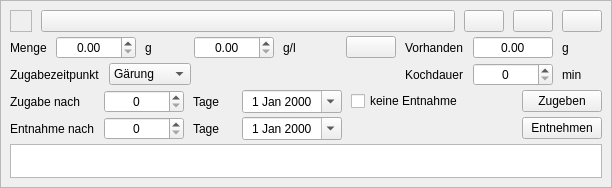
<?xml version="1.0" encoding="UTF-8"?>
<ui version="4.0">
 <class>WdgWeitereZutatGabe</class>
 <widget class="QWidget" name="WdgWeitereZutatGabe">
  <property name="geometry">
   <rect>
    <x>0</x>
    <y>0</y>
    <width>612</width>
    <height>188</height>
   </rect>
  </property>
  <property name="autoFillBackground">
   <bool>true</bool>
  </property>
  <layout class="QVBoxLayout" name="verticalLayout">
   <property name="spacing">
    <number>4</number>
   </property>
   <property name="leftMargin">
    <number>0</number>
   </property>
   <property name="topMargin">
    <number>0</number>
   </property>
   <property name="rightMargin">
    <number>0</number>
   </property>
   <property name="bottomMargin">
    <number>0</number>
   </property>
   <item>
    <widget class="QFrame" name="frame">
     <property name="frameShape">
      <enum>QFrame::StyledPanel</enum>
     </property>
     <layout class="QVBoxLayout" name="verticalLayout_2">
      <property name="spacing">
       <number>4</number>
      </property>
      <item>
       <layout class="QHBoxLayout" name="horizontalLayout_7">
        <property name="spacing">
         <number>9</number>
        </property>
        <item>
         <widget class="QFrame" name="frameColor">
          <property name="minimumSize">
           <size>
            <width>22</width>
            <height>22</height>
           </size>
          </property>
          <property name="maximumSize">
           <size>
            <width>22</width>
            <height>22</height>
           </size>
          </property>
          <property name="focusPolicy">
           <enum>Qt::ClickFocus</enum>
          </property>
          <property name="autoFillBackground">
           <bool>true</bool>
          </property>
          <property name="frameShape">
           <enum>QFrame::StyledPanel</enum>
          </property>
         </widget>
        </item>
        <item>
         <widget class="QPushButton" name="btnZutat">
          <property name="sizePolicy">
           <sizepolicy hsizetype="Expanding" vsizetype="Fixed">
            <horstretch>0</horstretch>
            <verstretch>0</verstretch>
           </sizepolicy>
          </property>
          <property name="toolTip">
           <string>&lt;html&gt;&lt;head/&gt;&lt;body&gt;&lt;p&gt;Hier wird die &lt;span style=&quot; font-weight:600;&quot;&gt;Weitere Zutat &lt;/span&gt;angezeigt. Sie kann mit Klick auf den Button rechts gelöscht werden.&lt;/p&gt;&lt;/body&gt;&lt;/html&gt;</string>
          </property>
         </widget>
        </item>
        <item>
         <widget class="QPushButton" name="btnNachOben">
          <property name="toolTip">
           <string>&lt;html&gt;&lt;head/&gt;&lt;body&gt;&lt;p&gt;Hiermit wird eine Zutat in der Liste nach oben verschoben.&lt;/p&gt;&lt;/body&gt;&lt;/html&gt;</string>
          </property>
          <property name="icon">
           <iconset resource="../images.qrc">
            <normaloff>:/images/nach_oben.svg</normaloff>:/images/nach_oben.svg</iconset>
          </property>
         </widget>
        </item>
        <item>
         <widget class="QPushButton" name="btnNachUnten">
          <property name="toolTip">
           <string>&lt;html&gt;&lt;head/&gt;&lt;body&gt;&lt;p&gt;Hiermit wird eine Zutat in der Liste nach unten verschoben.&lt;/p&gt;&lt;/body&gt;&lt;/html&gt;</string>
          </property>
          <property name="icon">
           <iconset resource="../images.qrc">
            <normaloff>:/images/nach_unten.svg</normaloff>:/images/nach_unten.svg</iconset>
          </property>
         </widget>
        </item>
        <item>
         <widget class="QPushButton" name="btnLoeschen">
          <property name="toolTip">
           <string>&lt;html&gt;&lt;head/&gt;&lt;body&gt;&lt;p&gt;Mit diesem Button wird die Weitere Zutat links aus dem Rezept gelöscht.&lt;/p&gt;&lt;p&gt;&lt;span style=&quot; font-weight:600; color:#fc0107;&quot;&gt;Achtung: &lt;/span&gt;Dies kann nicht rückgängig gemacht werden, es sei denn man beendet das Programm und bestätigt dabei, dass alle Änderungen der Sitzung verworfen werden. Die Zutat bleibt in der Rohstoffliste erhalten.&lt;/p&gt;&lt;/body&gt;&lt;/html&gt;</string>
          </property>
          <property name="icon">
           <iconset resource="../images.qrc">
            <normaloff>:/images/close_button.svg</normaloff>:/images/close_button.svg</iconset>
          </property>
         </widget>
        </item>
       </layout>
      </item>
      <item>
       <layout class="QHBoxLayout" name="horizontalLayout_8">
        <property name="spacing">
         <number>9</number>
        </property>
        <item>
         <widget class="QLabel" name="label_3">
          <property name="text">
           <string>Menge</string>
          </property>
         </widget>
        </item>
        <item>
         <widget class="DoubleSpinBox" name="tbMengeTotal">
          <property name="minimumSize">
           <size>
            <width>80</width>
            <height>0</height>
           </size>
          </property>
          <property name="toolTip">
           <string>&lt;html&gt;&lt;head/&gt;&lt;body&gt;&lt;p&gt;In diesem Feld gibt der Kleine Brauhelfer die &lt;span style=&quot; font-weight:600;&quot;&gt;Gesamtmenge&lt;/span&gt; für die &lt;span style=&quot; font-weight:600;&quot;&gt;Weitere Zutat &lt;/span&gt;berechnet auf die Ausschlagmenge im Rezept an. &lt;span style=&quot; font-weight:600;&quot;&gt;Ausschlagmenge&lt;/span&gt; meint hier die anfangs definierte &lt;span style=&quot; font-weight:600;&quot;&gt;Jungbiermenge&lt;/span&gt;.&lt;/p&gt;&lt;p&gt;&lt;span style=&quot; font-weight:600; color:#fc0107;&quot;&gt;Achtung:&lt;/span&gt; Wie jedes Rezept ist dies eine Kalkulation. Spätere Verluste, Abweichungen werden nicht berücksicht.&lt;/p&gt;&lt;/body&gt;&lt;/html&gt;</string>
          </property>
          <property name="alignment">
           <set>Qt::AlignCenter</set>
          </property>
          <property name="decimals">
           <number>2</number>
          </property>
          <property name="minimum">
           <double>0.000000000000000</double>
          </property>
          <property name="maximum">
           <double>9999.000000000000000</double>
          </property>
          <property name="singleStep">
           <double>1.000000000000000</double>
          </property>
         </widget>
        </item>
        <item>
         <widget class="QLabel" name="lblEinheit">
          <property name="minimumSize">
           <size>
            <width>40</width>
            <height>0</height>
           </size>
          </property>
          <property name="text">
           <string>g</string>
          </property>
         </widget>
        </item>
        <item>
         <widget class="DoubleSpinBox" name="tbMenge">
          <property name="minimumSize">
           <size>
            <width>80</width>
            <height>0</height>
           </size>
          </property>
          <property name="toolTip">
           <string>&lt;html&gt;&lt;head/&gt;&lt;body&gt;&lt;p&gt;In diesem Feld wird die Menge &lt;span style=&quot; font-weight:600;&quot;&gt;Weiterer Zutaten &lt;/span&gt;in &lt;span style=&quot; font-weight:600;&quot;&gt;Gramm pro Liter&lt;/span&gt; angegeben.&lt;/p&gt;&lt;p&gt;&lt;span style=&quot; font-weight:600; color:#fc0107;&quot;&gt;Achtung: &lt;/span&gt;Der Kleine Brauhelder berechnet&lt;span style=&quot; font-weight:600;&quot;/&gt;Zutaten&lt;span style=&quot; font-weight:600;&quot;&gt; allein und ausschließlich&lt;/span&gt; für die &lt;span style=&quot; font-weight:600;&quot;&gt;Gesamtmenge&lt;/span&gt; des Rezeptes. Die Gesamtmenge meint allein die definierte &lt;span style=&quot; font-weight:600;&quot;&gt;Jungbiermenge&lt;/span&gt; des Rezeptes wie im Tab Rezept am Anfang der Rezepterstellung festgelegt.&lt;/p&gt;&lt;/body&gt;&lt;/html&gt;</string>
          </property>
          <property name="alignment">
           <set>Qt::AlignCenter</set>
          </property>
          <property name="decimals">
           <number>2</number>
          </property>
          <property name="minimum">
           <double>0.000000000000000</double>
          </property>
          <property name="maximum">
           <double>9999.000000000000000</double>
          </property>
          <property name="singleStep">
           <double>0.100000000000000</double>
          </property>
         </widget>
        </item>
        <item>
         <widget class="QLabel" name="lblEinheitProLiter">
          <property name="minimumSize">
           <size>
            <width>40</width>
            <height>0</height>
           </size>
          </property>
          <property name="text">
           <string>g/l</string>
          </property>
         </widget>
        </item>
        <item>
         <spacer name="horizontalSpacer_3">
          <property name="orientation">
           <enum>Qt::Horizontal</enum>
          </property>
          <property name="sizeHint" stdset="0">
           <size>
            <width>40</width>
            <height>20</height>
           </size>
          </property>
         </spacer>
        </item>
        <item>
         <widget class="QPushButton" name="btnAufbrauchen">
          <property name="minimumSize">
           <size>
            <width>50</width>
            <height>0</height>
           </size>
          </property>
          <property name="maximumSize">
           <size>
            <width>50</width>
            <height>16777215</height>
           </size>
          </property>
          <property name="toolTip">
           <string>&lt;html&gt;&lt;head/&gt;&lt;body&gt;&lt;p&gt;Ein Klick auf den Pfeil trägt die &lt;span style=&quot; font-weight:600;&quot;&gt;gesamte Menge&lt;/span&gt; der Zutat aus der Rohstoffliste ein.&lt;/p&gt;&lt;p&gt;Diese Funktion macht Sinn bei Restbeständen, bei größeren Mengen verständlicherweise nicht.&lt;/p&gt;&lt;/body&gt;&lt;/html&gt;</string>
          </property>
          <property name="icon">
           <iconset resource="../images.qrc">
            <normaloff>:/images/uebertrag_links.svg</normaloff>:/images/uebertrag_links.svg</iconset>
          </property>
         </widget>
        </item>
        <item>
         <widget class="QLabel" name="lblVorhanden">
          <property name="text">
           <string>Vorhanden</string>
          </property>
         </widget>
        </item>
        <item>
         <widget class="DoubleSpinBox" name="tbVorhanden">
          <property name="minimumSize">
           <size>
            <width>80</width>
            <height>0</height>
           </size>
          </property>
          <property name="toolTip">
           <string>&lt;html&gt;&lt;head/&gt;&lt;body&gt;&lt;p&gt;In diesem Feld zeigt der Kleine Brauhelfer die vorhandene Menge für die &lt;span style=&quot; font-weight:600;&quot;&gt;Weitere Zutat&lt;/span&gt; im Tab Rohstoffe an.&lt;/p&gt;&lt;/body&gt;&lt;/html&gt;</string>
          </property>
          <property name="alignment">
           <set>Qt::AlignCenter</set>
          </property>
          <property name="readOnly">
           <bool>true</bool>
          </property>
          <property name="buttonSymbols">
           <enum>QAbstractSpinBox::NoButtons</enum>
          </property>
          <property name="maximum">
           <double>9999.000000000000000</double>
          </property>
          <property name="singleStep">
           <double>0.100000000000000</double>
          </property>
         </widget>
        </item>
        <item>
         <widget class="QLabel" name="lblEinheit2">
          <property name="minimumSize">
           <size>
            <width>40</width>
            <height>0</height>
           </size>
          </property>
          <property name="text">
           <string>g</string>
          </property>
         </widget>
        </item>
       </layout>
      </item>
      <item>
       <widget class="QWidget" name="wdgZugabezeitpunkt" native="true">
        <layout class="QHBoxLayout" name="horizontalLayout_9">
         <property name="spacing">
          <number>9</number>
         </property>
         <property name="leftMargin">
          <number>0</number>
         </property>
         <property name="topMargin">
          <number>0</number>
         </property>
         <property name="rightMargin">
          <number>0</number>
         </property>
         <property name="bottomMargin">
          <number>0</number>
         </property>
         <item>
          <widget class="QLabel" name="label">
           <property name="text">
            <string>Zugabezeitpunkt</string>
           </property>
          </widget>
         </item>
         <item>
          <widget class="ComboBox" name="cbZugabezeitpunkt">
           <property name="toolTip">
            <string>&lt;html&gt;&lt;head/&gt;&lt;body&gt;&lt;p&gt;Dieser Reiter definiert den &lt;span style=&quot; font-weight:600;&quot;&gt;Zugabezeitpunkt&lt;/span&gt; der weiteren Zutat. Unterschieden wird zwischen Maischeprozess, Hopfenkochen und Gärung. Ausgenommen sind Hopfengaben in der Gärung, bekannt als Hopfenstopfen. Diese werden gesondert erfasst.&lt;/p&gt;&lt;p&gt;Der Zugabezeitpunkt kann entscheidend für den Gärverlauf und die Ausbeute sein, je nach Zutat. So wirken sich manche Zuckerarten oder Gewüze beim Kochen oder in der Gärung vollkommen unterschiedlich auf das &lt;span style=&quot; font-weight:600;&quot;&gt;Geschmacksergebnis&lt;/span&gt; aus.&lt;/p&gt;&lt;p&gt;Ist man sich bei diesem Schritt unsicher, hilft bei unbekannten oder nicht erprobten oder gut dokumentierten Zutaten eine gründliche Recherche in den einschlägigen Büchern und Foren. Ansonsten heißt es ausprobieren. Um unangenehme Überraschungen zu vermeiden gilt dabei &amp;quot;&lt;span style=&quot; font-weight:600;&quot;&gt;Weniger ist mehr&lt;/span&gt;&amp;quot;.&lt;/p&gt;&lt;/body&gt;&lt;/html&gt;</string>
           </property>
           <item>
            <property name="text">
             <string>Gärung</string>
            </property>
           </item>
           <item>
            <property name="text">
             <string>Kochen</string>
            </property>
           </item>
           <item>
            <property name="text">
             <string>Maischen</string>
            </property>
           </item>
          </widget>
         </item>
         <item>
          <spacer name="horizontalSpacer">
           <property name="orientation">
            <enum>Qt::Horizontal</enum>
           </property>
           <property name="sizeHint" stdset="0">
            <size>
             <width>40</width>
             <height>20</height>
            </size>
           </property>
          </spacer>
         </item>
         <item>
          <widget class="QWidget" name="wdgKochdauer" native="true">
           <layout class="QHBoxLayout" name="horizontalLayout">
            <property name="spacing">
             <number>9</number>
            </property>
            <property name="leftMargin">
             <number>0</number>
            </property>
            <property name="topMargin">
             <number>0</number>
            </property>
            <property name="rightMargin">
             <number>0</number>
            </property>
            <property name="bottomMargin">
             <number>0</number>
            </property>
            <item>
             <widget class="QLabel" name="label_6">
              <property name="text">
               <string>Kochdauer</string>
              </property>
             </widget>
            </item>
            <item>
             <widget class="SpinBox" name="tbDauerMin">
              <property name="minimumSize">
               <size>
                <width>80</width>
                <height>0</height>
               </size>
              </property>
              <property name="toolTip">
               <string>&lt;html&gt;&lt;head/&gt;&lt;body&gt;&lt;p&gt;In diesem Feld wird die &lt;span style=&quot; font-weight:600;&quot;&gt;Kochdauer&lt;/span&gt; für die weitere Zutat definiert, so diese beim Hopfenkochen zugegeben wird. Beim Maischen und in der Gärung sollte dieser Wert mit Null angegeben werden.&lt;/p&gt;&lt;p&gt;Die Kochdauer kann entscheidend in der Betonung von &lt;span style=&quot; font-weight:600;&quot;&gt;Geschmacksnoten&lt;/span&gt; sein, da sich Zugaben beim Kochen zeitlich vollkommen unterschiedlich verhalten können oder später das Verhalten anderer Zugaben beeinflussen. Ein Beispiel hierfür ist Hefe, aber auch Gewürzeinträge unterscheiden sich maßgebend, je nachdem ob heiß oder kalt zugegeben.&lt;/p&gt;&lt;p&gt;Dies rührt unter anderem daher, dass Molekülketten bei mit höherer Temperatur und längerer Zeit aufgespalten werden können und sich Geschmacks- oder Geruchskomponenten &lt;span style=&quot; font-weight:600;&quot;&gt;unterschiedlich dominant&lt;/span&gt; verhalten.&lt;/p&gt;&lt;/body&gt;&lt;/html&gt;</string>
              </property>
              <property name="alignment">
               <set>Qt::AlignCenter</set>
              </property>
              <property name="maximum">
               <number>999</number>
              </property>
             </widget>
            </item>
            <item>
             <widget class="QLabel" name="label_5">
              <property name="minimumSize">
               <size>
                <width>40</width>
                <height>0</height>
               </size>
              </property>
              <property name="text">
               <string>min</string>
              </property>
             </widget>
            </item>
           </layout>
          </widget>
         </item>
        </layout>
       </widget>
      </item>
      <item>
       <widget class="QWidget" name="wdgZugabe" native="true">
        <layout class="QGridLayout" name="gridLayout">
         <property name="leftMargin">
          <number>0</number>
         </property>
         <property name="topMargin">
          <number>0</number>
         </property>
         <property name="rightMargin">
          <number>0</number>
         </property>
         <property name="bottomMargin">
          <number>0</number>
         </property>
         <property name="horizontalSpacing">
          <number>9</number>
         </property>
         <property name="verticalSpacing">
          <number>4</number>
         </property>
         <item row="0" column="0">
          <widget class="QLabel" name="label_4">
           <property name="text">
            <string>Zugabe nach</string>
           </property>
          </widget>
         </item>
         <item row="0" column="6">
          <widget class="QPushButton" name="btnZugeben">
           <property name="toolTip">
            <string>&lt;html&gt;&lt;head/&gt;&lt;body&gt;&lt;p&gt;Mit Klick auf diesen Button wird dem Kleinen Brauhelfer die Zugabe mitgeteilt. An verschiedenen Stellen des Programms wird dies berücksichtigt.&lt;/p&gt;&lt;p&gt;&lt;span style=&quot; font-weight:600; color:#fc0107;&quot;&gt;Achtung: &lt;/span&gt;Wird der Klick auf &lt;span style=&quot; font-weight:600;&quot;&gt;Zugeben&lt;/span&gt; vergessen, kann später der Sud nicht als abgefüllt markiert werden.&lt;/p&gt;&lt;/body&gt;&lt;/html&gt;</string>
           </property>
           <property name="text">
            <string>Zugeben</string>
           </property>
          </widget>
         </item>
         <item row="1" column="1">
          <widget class="SpinBox" name="tbDauerTage">
           <property name="minimumSize">
            <size>
             <width>80</width>
             <height>0</height>
            </size>
           </property>
           <property name="toolTip">
            <string>&lt;html&gt;&lt;head/&gt;&lt;body&gt;&lt;p&gt;Hier wird der Entnahmezeitpunkt weiterer Zutaten ab Zugabezeitpunkt angegeben. Der &lt;span style=&quot; font-weight:600;&quot;&gt;Zugabezeitpunkt&lt;/span&gt; kann entscheidend für den Gärverlauf und den Geschmack sein.&lt;/p&gt;&lt;p&gt;Ein populäres Beispiel hierfür ist Zucker, der sowohl für den Alkoholgehalt und trockenen Geschmack oder einen gegenteiligen süßlichen Eindruck eingesetzt werden kann als auch für die Karbonisierung.&lt;/p&gt;&lt;p&gt;Gewöhnlich erfolgt die Zugabe weiterer Zutaten nach der Hauptgärung. Hefenährstoffe etwa werden oft schon beim Kochen hinzugegeben.&lt;/p&gt;&lt;p&gt;Der Zugabezeitpunkt ist eine Stellschraube beim Ausbau der Geschmacksidee. Bei Zweifeln hilft vorab die einschlägige Literatur oder die bekannten Fachforen.&lt;/p&gt;&lt;/body&gt;&lt;/html&gt;</string>
           </property>
           <property name="alignment">
            <set>Qt::AlignCenter</set>
           </property>
          </widget>
         </item>
         <item row="0" column="1">
          <widget class="SpinBox" name="tbZugabeNach">
           <property name="minimumSize">
            <size>
             <width>80</width>
             <height>0</height>
            </size>
           </property>
           <property name="toolTip">
            <string>&lt;html&gt;&lt;head/&gt;&lt;body&gt;&lt;p&gt;Hier wird der Zugabezeitpunkt weiterer Zutaten ab Braudatum angegeben. Das Braudatum ist meist identisch mit dem Anstelldatum der Hefe, kann aber auch vor der Hefegabe liegen, etwa wenn über Nacht gebraut wird. &lt;/p&gt;&lt;p&gt;Der &lt;span style=&quot; font-weight:600;&quot;&gt;Zugabezeitpunkt&lt;/span&gt; kann entscheidend für den Gärverlauf und den Geschmack sein.&lt;/p&gt;&lt;p&gt;Gewöhnlich erfolgt die Zugabe weiterer Zutaten nach der Hauptgärung. Hefenährstoffe etwa werden oft schon beim Kochen hinzugegeben. Der Zugabezeitpunkt ist eine Stellschraube beim Ausbau der Geschmacksidee. Bei Zweifeln hilft vorab die einschlägige Literatur oder die bekannten Fachforen.&lt;/p&gt;&lt;/body&gt;&lt;/html&gt;</string>
           </property>
           <property name="alignment">
            <set>Qt::AlignCenter</set>
           </property>
          </widget>
         </item>
         <item row="0" column="3">
          <widget class="DateEdit" name="tbDatumVon">
           <property name="minimumSize">
            <size>
             <width>100</width>
             <height>0</height>
            </size>
           </property>
           <property name="toolTip">
            <string>&lt;html&gt;&lt;head/&gt;&lt;body&gt;&lt;p&gt;Hier definiert der Kleine Brauhelfer das &lt;span style=&quot; font-weight:600;&quot;&gt;Zugabedatum&lt;/span&gt; der Zugabe, abhängig vom gewählten Zugabezeitpunkt.&lt;/p&gt;&lt;/body&gt;&lt;/html&gt;</string>
           </property>
           <property name="alignment">
            <set>Qt::AlignCenter</set>
           </property>
           <property name="calendarPopup">
            <bool>true</bool>
           </property>
          </widget>
         </item>
         <item row="1" column="2">
          <widget class="QLabel" name="lblDauerTage">
           <property name="minimumSize">
            <size>
             <width>40</width>
             <height>0</height>
            </size>
           </property>
           <property name="text">
            <string>Tage</string>
           </property>
          </widget>
         </item>
         <item row="0" column="2">
          <widget class="QLabel" name="label_7">
           <property name="minimumSize">
            <size>
             <width>40</width>
             <height>0</height>
            </size>
           </property>
           <property name="text">
            <string>Tage</string>
           </property>
          </widget>
         </item>
         <item row="0" column="5">
          <spacer name="horizontalSpacer_4">
           <property name="orientation">
            <enum>Qt::Horizontal</enum>
           </property>
           <property name="sizeHint" stdset="0">
            <size>
             <width>40</width>
             <height>20</height>
            </size>
           </property>
          </spacer>
         </item>
         <item row="1" column="3">
          <widget class="DateEdit" name="tbDatumBis">
           <property name="minimumSize">
            <size>
             <width>100</width>
             <height>0</height>
            </size>
           </property>
           <property name="toolTip">
            <string>&lt;html&gt;&lt;head/&gt;&lt;body&gt;&lt;p&gt;Hier definiert der Kleine Brauhelfer das &lt;span style=&quot; font-weight:600;&quot;&gt;Entnahmedatum&lt;/span&gt; der Zugabe, abhängig vom gewählten Entnahmezeitpunkt.&lt;/p&gt;&lt;/body&gt;&lt;/html&gt;</string>
           </property>
           <property name="alignment">
            <set>Qt::AlignCenter</set>
           </property>
           <property name="calendarPopup">
            <bool>true</bool>
           </property>
          </widget>
         </item>
         <item row="1" column="6">
          <widget class="QPushButton" name="btnEntnehmen">
           <property name="toolTip">
            <string>&lt;html&gt;&lt;head/&gt;&lt;body&gt;&lt;p&gt;Mit Klick auf diesen Button wird Kleinen Brauhelfer die Entnahme der Zugabe mitgeteilt. An verschiedenen Stellen des Programms wird dies berücksichtigt.&lt;/p&gt;&lt;p&gt;&lt;span style=&quot; font-weight:600; color:#fc0107;&quot;&gt;Achtung: &lt;/span&gt;Wird der Klick auf &lt;span style=&quot; font-weight:600;&quot;&gt;Entnehmen&lt;/span&gt; vergessen, kann später unter Umständen der Sud nicht als abgefüllt markiert werden.&lt;/p&gt;&lt;/body&gt;&lt;/html&gt;</string>
           </property>
           <property name="text">
            <string>Entnehmen</string>
           </property>
          </widget>
         </item>
         <item row="0" column="4">
          <widget class="QCheckBox" name="cbEntnahme">
           <property name="toolTip">
            <string>&lt;html&gt;&lt;head/&gt;&lt;body&gt;&lt;p&gt;Hier wird die &lt;span style=&quot; font-weight:600;&quot;&gt;Entnahme&lt;/span&gt; der Zugabe festgelegt. Flüssigkeiten oder lösliche Stoffe werden mit keiner Entnahme definiert. &lt;/p&gt;&lt;p&gt;Ist eine &lt;span style=&quot; font-weight:600;&quot;&gt;Entnahme&lt;/span&gt; vorgesehen, empfiehlt sich ein verschnürbares Baumwollsäckchen, um das Jungbier nicht unnötig zu verunreinigen.&lt;/p&gt;&lt;/body&gt;&lt;/html&gt;</string>
           </property>
           <property name="text">
            <string>keine Entnahme</string>
           </property>
          </widget>
         </item>
         <item row="1" column="0">
          <widget class="QLabel" name="lblEntnahme">
           <property name="text">
            <string>Entnahme nach</string>
           </property>
          </widget>
         </item>
        </layout>
       </widget>
      </item>
      <item>
       <widget class="QTextEdit" name="tbKomentar">
        <property name="minimumSize">
         <size>
          <width>0</width>
          <height>30</height>
         </size>
        </property>
        <property name="toolTip">
         <string>&lt;html&gt;&lt;head/&gt;&lt;body&gt;&lt;p&gt;Dies ist ein Freitextfeld für einen Kommentar.&lt;/p&gt;&lt;p&gt;&lt;br/&gt;&lt;/p&gt;&lt;/body&gt;&lt;/html&gt;</string>
        </property>
       </widget>
      </item>
     </layout>
    </widget>
   </item>
  </layout>
 </widget>
 <customwidgets>
  <customwidget>
   <class>DoubleSpinBox</class>
   <extends>QDoubleSpinBox</extends>
   <header>widgets/doublespinbox.h</header>
  </customwidget>
  <customwidget>
   <class>DateEdit</class>
   <extends>QDateEdit</extends>
   <header>widgets/dateedit.h</header>
  </customwidget>
  <customwidget>
   <class>SpinBox</class>
   <extends>QSpinBox</extends>
   <header>widgets/spinbox.h</header>
  </customwidget>
  <customwidget>
   <class>ComboBox</class>
   <extends>QComboBox</extends>
   <header>widgets/combobox.h</header>
  </customwidget>
 </customwidgets>
 <tabstops>
  <tabstop>btnLoeschen</tabstop>
  <tabstop>tbMenge</tabstop>
  <tabstop>tbVorhanden</tabstop>
  <tabstop>cbZugabezeitpunkt</tabstop>
  <tabstop>tbDauerMin</tabstop>
  <tabstop>tbZugabeNach</tabstop>
  <tabstop>tbDatumVon</tabstop>
  <tabstop>cbEntnahme</tabstop>
  <tabstop>btnZugeben</tabstop>
  <tabstop>tbDauerTage</tabstop>
  <tabstop>tbDatumBis</tabstop>
  <tabstop>btnEntnehmen</tabstop>
  <tabstop>tbKomentar</tabstop>
 </tabstops>
 <resources>
  <include location="../images.qrc"/>
 </resources>
 <connections/>
</ui>
